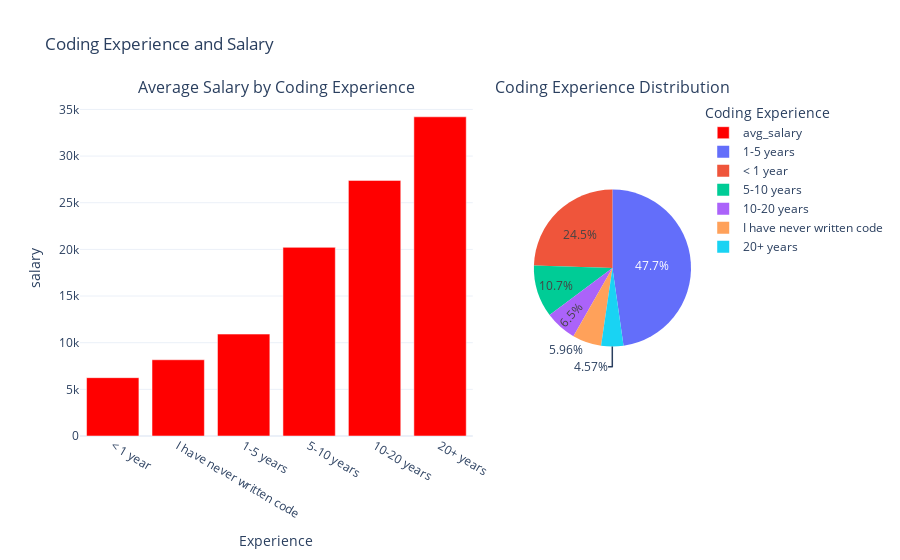

The code cell stored with this chart in its notebook:
### Markdown cell above
# Plot 1:

### Code cell
coding_exp_counts = df['Coding Experience'].value_counts()
avg_salary = df.groupby('Coding Experience')['Salary'].mean().sort_values()

fig = sp.make_subplots(
    rows=1, cols=2,
    column_widths=[0.5, 0.2],
    row_heights=[2],
    subplot_titles=('Average Salary by Coding Experience', 'Coding Experience Distribution'),
    specs=[[{"type": "bar"}, {"type": "pie"}]])

fig.add_trace(go.Bar(x=avg_salary.index, y=avg_salary.values, name='avg_salary', marker_color='red'), row=1, col=1)

fig.add_trace(go.Pie(labels=coding_exp_counts.index, values=coding_exp_counts.values, name='coding_exp'), row=1, col=2)

fig.update_layout(
    title='Coding Experience and Salary',
    xaxis_title="Experience",
    yaxis_title="salary",
    grid=dict(rows=1, columns=2),
    legend_title="Coding Experience",
    template='plotly_white'
)

fig.show()

### Figure 1 — Plotly figure (JSON) as saved in the notebook; plotly's stock layout.template omitted (floating-point values rounded to 4 significant figures)
{"data": [{"marker": {"color": "red"}, "name": "avg_salary", "type": "bar", "x": ["< 1 year", "I have never written code", "1-5 years", "5-10 years", "10-20 years", "20+ years"], "xaxis": "x", "y": [6253.0, 8171.0, 10920.0, 20220.0, 27390.0, 34210.0], "yaxis": "y"}, {"domain": {"x": [0.7429, 1], "y": [0, 1]}, "labels": ["1-5 years", "< 1 year", "5-10 years", "10-20 years", "I have never written code", "20+ years"], "name": "coding_exp", "type": "pie", "values": [22251, 11422, 4999, 3027, 2776, 2130]}], "layout": {"annotations": [{"font": {"size": 16}, "showarrow": false, "text": "Average Salary by Coding Experience", "x": 0.3214, "xanchor": "center", "xref": "paper", "y": 1, "yanchor": "bottom", "yref": "paper"}, {"font": {"size": 16}, "showarrow": false, "text": "Coding Experience Distribution", "x": 0.8714, "xanchor": "center", "xref": "paper", "y": 1, "yanchor": "bottom", "yref": "paper"}], "grid": {"columns": 2, "rows": 1}, "legend": {"title": {"text": "Coding Experience"}}, "title": {"text": "Coding Experience and Salary"}, "xaxis": {"anchor": "y", "domain": [0, 0.6429], "title": {"text": "Experience"}}, "yaxis": {"anchor": "x", "domain": [0, 1], "title": {"text": "salary"}}}}
